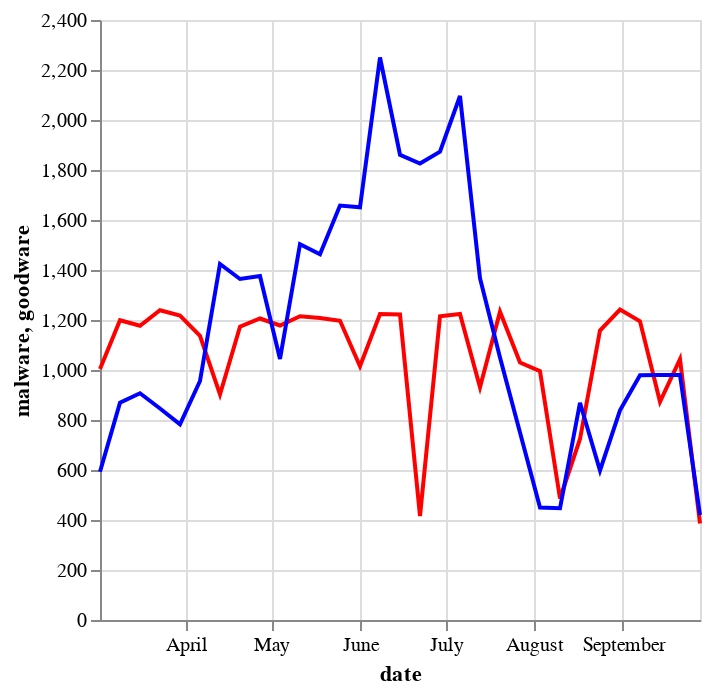

The code cell stored with this chart in its notebook:
### Code cell
base = alt.Chart(weekly_samples_after_february).encode(x='date:T')

malware_layer = base.mark_line(color='red').encode(y='malware:Q')
goodware_layer = base.mark_line(color='blue').encode(y='goodware:Q')

(malware_layer + goodware_layer).show()

### Figure 1 — Vega-Lite specification as saved in the notebook (floating-point values rounded to 4 significant figures)
{"config": {"view": {"continuousWidth": 300, "continuousHeight": 300}}, "layer": [{"mark": {"type": "line", "color": "red"}, "encoding": {"x": {"field": "date", "type": "temporal"}, "y": {"field": "malware", "type": "quantitative"}}}, {"mark": {"type": "line", "color": "blue"}, "encoding": {"x": {"field": "date", "type": "temporal"}, "y": {"field": "goodware", "type": "quantitative"}}}], "data": {"name": "data-b2b010fd44665c92890b5c776b541137"}, "$schema": "https://vega.github.io/schema/vega-lite/v6.1.0.json", "datasets": {"data-b2b010fd44665c92890b5c776b541137": [{"date": "2020-03-02T00:00:00", "malware": 1004, "goodware": 593}, {"date": "2020-03-09T00:00:00", "malware": 1199, "goodware": 869}, {"date": "2020-03-16T00:00:00", "malware": 1177, "goodware": 907}, {"date": "2020-03-23T00:00:00", "malware": 1239, "goodware": 846}, {"date": "2020-03-30T00:00:00", "malware": 1218, "goodware": 783}, {"date": "2020-04-06T00:00:00", "malware": 1137, "goodware": 956}, {"date": "2020-04-13T00:00:00", "malware": 902, "goodware": 1424}, {"date": "2020-04-20T00:00:00", "malware": 1173, "goodware": 1364}, {"date": "2020-04-27T00:00:00", "malware": 1206, "goodware": 1376}, {"date": "2020-05-04T00:00:00", "malware": 1178, "goodware": 1044}, {"date": "2020-05-11T00:00:00", "malware": 1215, "goodware": 1503}, {"date": "2020-05-18T00:00:00", "malware": 1208, "goodware": 1463}, {"date": "2020-05-25T00:00:00", "malware": 1197, "goodware": 1658}, {"date": "2020-06-01T00:00:00", "malware": 1015, "goodware": 1651}, {"date": "2020-06-08T00:00:00", "malware": 1224, "goodware": 2250}, {"date": "2020-06-15T00:00:00", "malware": 1222, "goodware": 1861}, {"date": "2020-06-22T00:00:00", "malware": 416, "goodware": 1826}, {"date": "2020-06-29T00:00:00", "malware": 1215, "goodware": 1873}, {"date": "2020-07-06T00:00:00", "malware": 1224, "goodware": 2096}, {"date": "2020-07-13T00:00:00", "malware": 931, "goodware": 1367}, {"date": "2020-07-20T00:00:00", "malware": 1233, "goodware": 1050}, {"date": "2020-07-27T00:00:00", "malware": 1030, "goodware": 750}, {"date": "2020-08-03T00:00:00", "malware": 995, "goodware": 450}, {"date": "2020-08-10T00:00:00", "malware": 486, "goodware": 447}, {"date": "2020-08-17T00:00:00", "malware": 724, "goodware": 869}, {"date": "2020-08-24T00:00:00", "malware": 1158, "goodware": 598}, {"date": "2020-08-31T00:00:00", "malware": 1242, "goodware": 839}, {"date": "2020-09-07T00:00:00", "malware": 1195, "goodware": 979}, {"date": "2020-09-14T00:00:00", "malware": 873, "goodware": 980}, {"date": "2020-09-21T00:00:00", "malware": 1043, "goodware": 980}, {"date": "2020-09-28T00:00:00", "malware": 386, "goodware": 420}]}}
